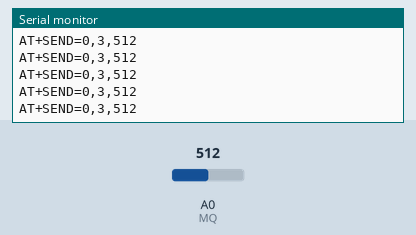
Recording of a sketch running on a simulated Arduino Uno, built with avr-gcc and run on an emulated ATmega328P. On the bench: the last lines printed to the serial monitor. The test bench sets the inputs (shaded band); at power-on: A0 (MQ) = 512. The modem accepts every AT command (registered, SIM ready, sends succeed) and sends nothing else.

Above: at 4.7 s.
4.8 s: A0 (MQ) set to 716
At 5.24 s:
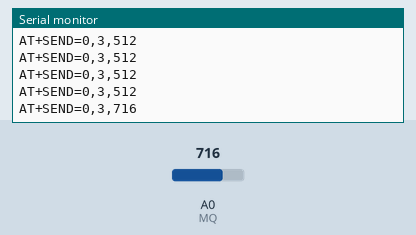
6.3 s: A0 (MQ) set to 900
At 6.34 s:
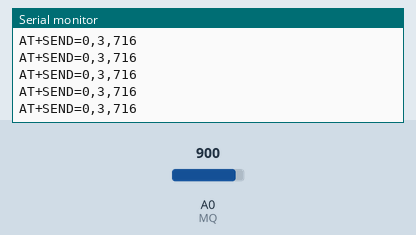
Timing chart, 0 to 9.3 s (numbered marks = the images above; inputs shaded):
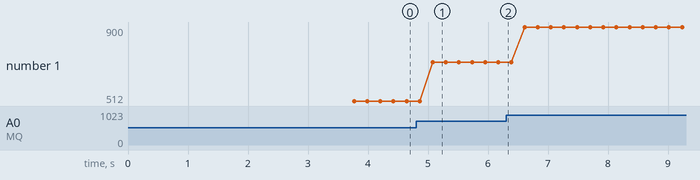

The sketch:

transmitter_rylr998.ino
```cpp
/*Transmitter devices gas detector sensor MQ-2, data sensor transmitted via lora Reyax rylr998*/

#include <SoftwareSerial.h>

#define MQ A0 //mq-2 pin
#define RX 6 //rx pin
#define TX 7 //tx pin
//#define piezoPin 5
#define recv 0 //address receiver
SoftwareSerial mySerial(RX,TX);
int sensorValue;
void setup()
    {
  pinMode(MQ, INPUT);

  Serial.begin(9600);
  mySerial.begin(9600);
  delay(500);
  mySerial.println("AT+IPR=9600");
//set baudrate module to 9600
  delay(500);
  mySerial.println("AT+BAND=923000000");
//set band to 923MHZ
  delay(500);
  mySerial.println("AT+ADDRESS=1");
//set address module to 1
  delay(500);
  mySerial.println("AT+NETWORKID=18"); //set network id to 18
 delay(1500);
    }

void loop()
 {
 sensorValue =  analogRead(MQ);
  if (sensorValue >= 0)
      {
    delay(200);
    int a = sensorValue;
    String myStr;
    myStr=String(a);
    String data = myStr ;
    commands(data, recv);
        }
    else
    {
    Serial.println("sensor error");
    }
}

void commands(String data, int address) {
String myString = "AT+SEND=" + String(address) + "," + String(data.length()) + "," + data + "\r\n";
char* buf = (char*) malloc(sizeof(char) * myString.length() + 1);
Serial.println(myString);
myString.toCharArray(buf, myString.length() + 1);
mySerial.write(buf);
free(buf);
    }
```

Measured:
- after the input at 4.8 s, the serial monitor: prints a new line after 0.28 s (image 1)
- plotted number 1: 512 → 716 after the input at 4.8 s, 716 → 900 after the input at 6.3 s
